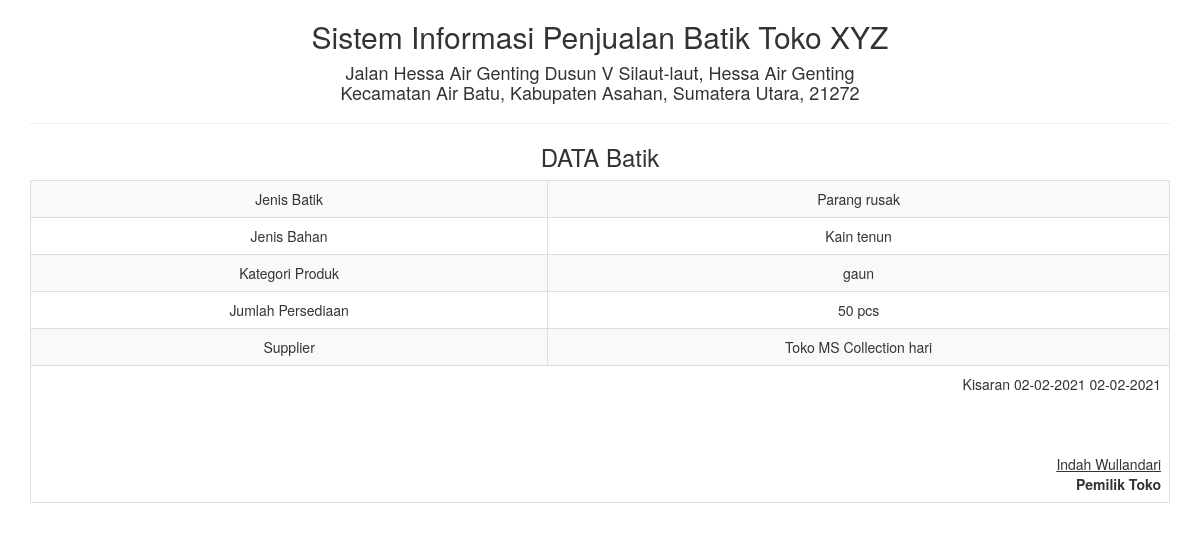
The app's page /report/data-batik_satu.php, older data.
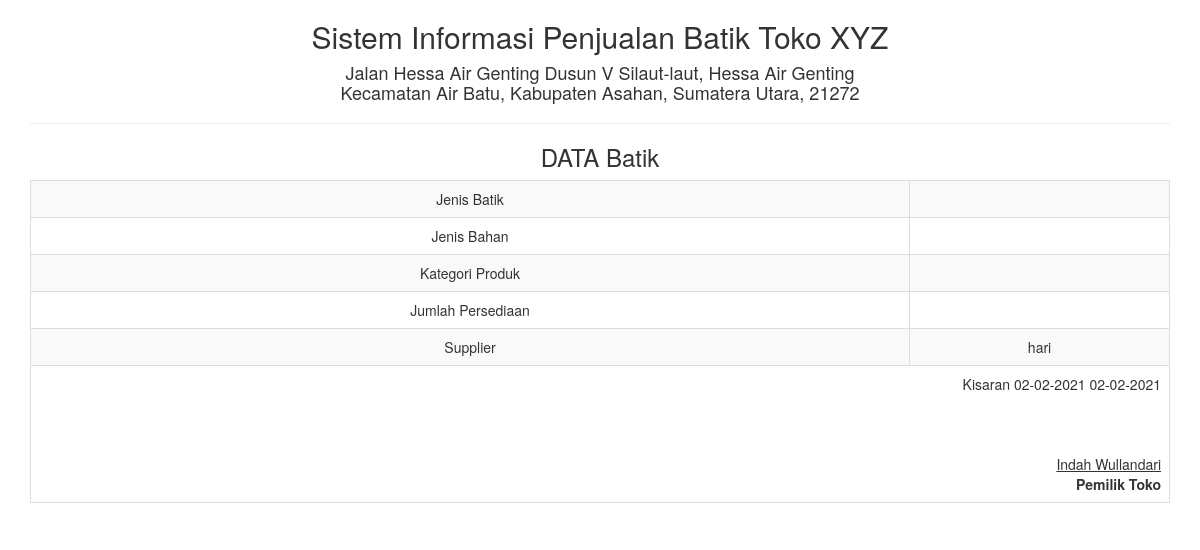
The same page, newer data.
### tables this page shows
CREATE TABLE `tb_databatik` (
  `jenis_batik` varchar(40) NOT NULL,
  `jenis_bahan` varchar(35) NOT NULL,
  `kategori_produk` varchar(50) NOT NULL,
  `jumlah_persediaan` varchar(25) NOT NULL,
  `supplier` varchar(45) NOT NULL,
  `id` int(10) NOT NULL
);

### report/data-batik_satu.php (the view, shortened to what this page needs)
<!DOCTYPE html>
<html>
    <head>
        <link href="../Assets/css/bootstrap.min.css" rel="stylesheet" type="text/css"/>
    </head>
    <body onload="print()">
        <?php
        $sql = "SELECT * FROM tb_databatik WHERE id='" . $_GET ['id'] . "'";
        $query = mysqli_query($koneksi, $sql) or die("SQL Detail error");
        $data = mysqli_fetch_array($query);
        ?>
        <div class="container">
            <div class='row'>
                <div class="col-sm-12">
                    <div class="text-center">
                         <h2>Sistem Informasi Penjualan Batik Toko XYZ </h2>
                         <h4>Jalan Hessa Air Genting Dusun V Silaut-laut, Hessa Air Genting <br> Kecamatan Air Batu, Kabupaten Asahan, Sumatera Utara, 21272</h4>
                        <hr>
                        <h3>DATA Batik</h3>
                        <table class="table table-bordered table-striped table-hover">
                            <tbody>
								<tr>
                                    <td>Jenis Batik</td> <td><?= $data['jenis_batik'] ?></td>
                                </tr>
                                <tr>
                                    <td>Jenis Bahan</td> <td><?= $data['jenis_bahan'] ?></td>
                                </tr>
                                <tr>
                                    <td>Kategori Produk</td> <td><?= $data['kategori_produk'] ?></td>
                                </tr>
                                <tr>
                                    <td>Jumlah Persediaan</td> <td><?= $data['jumlah_persediaan'] ?></td>
                                </tr>
								<tr>
                                    <td>Supplier</td> <td><?= $data['supplier'] ?> hari</td>
                                </tr>
                            </tbody>
                            <tfoot>
                                <tr>
                                    <td colspan="2" class="text-right">
                                        Kisaran 02-02-2021 <?= date("d-m-Y") ?>
                                        <br><br><br><br>
                                        <u>Indah Wullandari<strong></u><br>
                                        Pemilik Toko
									</td>
								</tr>
							</tfoot>
                        </table>
                    </div>
                </div>
            </div>
    </body>
</html>

Row changes from the older to the newer data that the page shows:
removed tb_databatik: jenis_batik "Parang rusak", jenis_bahan "Kain tenun", kategori_produk "gaun", jumlah_persediaan "50 pcs", supplier "Toko MS Collection"
